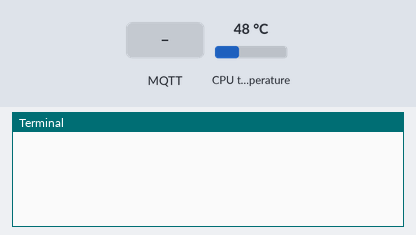
A program run on a simulated Raspberry Pi (BCM pin numbers). On the bench: the last lines printed to the terminal. Inputs (shaded band) come from the test bench; at power-on: CPU temperature 48 °C. No MQTT or app messages arrive unless stated.

Above: at 1.3 s.
1.4 s: MQTT message "1" arrives on the first subscribed topic
At 2.5 s:
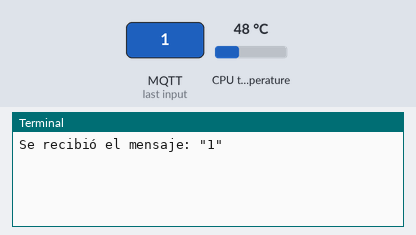
2.9 s: MQTT message "on" arrives on the first subscribed topic
At 3.6 s:
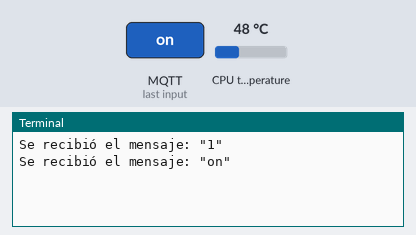
4.4 s: MQTT message "off" arrives on the first subscribed topic
At 4.8 s:
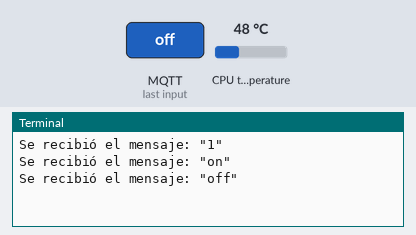

The program:

script_rpi.py
```python
import time
from gpiozero import CPUTemperature
from paho.mqtt import client as mqtt

# Objeto para la medicion de temperatura interna (también se encuentra en el archivo /sys/class/thermal/thermal_zone0/temp)
cpu = CPUTemperature()

# Datos mqtt
clientID = "Rpi"
broker = "192.168.1.120"
port = 1883

# Topic donde se reporta la temperatura
temp_topic = "grupo2/rpi/temperatura"
config_topic = "grupo2/rpi/config"
echo_topic = "grupo2/rpi/echo"

# Cantidad de milisegundos hasta q se reporta la temperatura
period = 1

# Tratamiendo del callback echo
def on_message_echo(mosq, obj, msg):
    print(f"Se recibió el mensaje: \"{msg.payload.decode()}\"")

# Tratamiento del callback de config
def on_message_config(mosq, obj, msg):
    per = int(msg.payload)
    if 1 <= per and per <= 60 :
        global period
        period = per
        print(f"El nuevo periodo de reporte es {period} segundos")
    else:
        print("Se recibio un dato erroneo")

client = mqtt.Client(clientID)

#Agrego funciones de callback para los topics a los cual ando subscripto
client.message_callback_add(echo_topic, on_message_echo)
client.message_callback_add(config_topic, on_message_config)

#Nos conectamos al broker
client.connect(broker,port)

#Nos subscribimos a los topics correspondientes
client.subscribe(echo_topic)
client.subscribe(config_topic)

# Publico un mensaje de que me conecté
client.publish("miTopic","La RPI envía sus saludos al broker!")

# Elemento que corre en backround para manejar los mensajes recibidos
client.loop_start()

try:
    while (1):
	    time.sleep(period)
	    client.publish(temp_topic,"{temp:.2f}".format(temp=cpu.temperature))

except KeyboardInterrupt:
    print("Hasta la proximaaaa")
    client.disconnect()
    client.loop_stop()

# client.loop_forever()
```

Measured:
- after the input at 1.4 s, the terminal: prints a new line at once (image 1)
- after the input at 2.9 s, the terminal: prints a new line at once (image 2)
- after the input at 4.4 s, the terminal: prints a new line at once (image 3)
